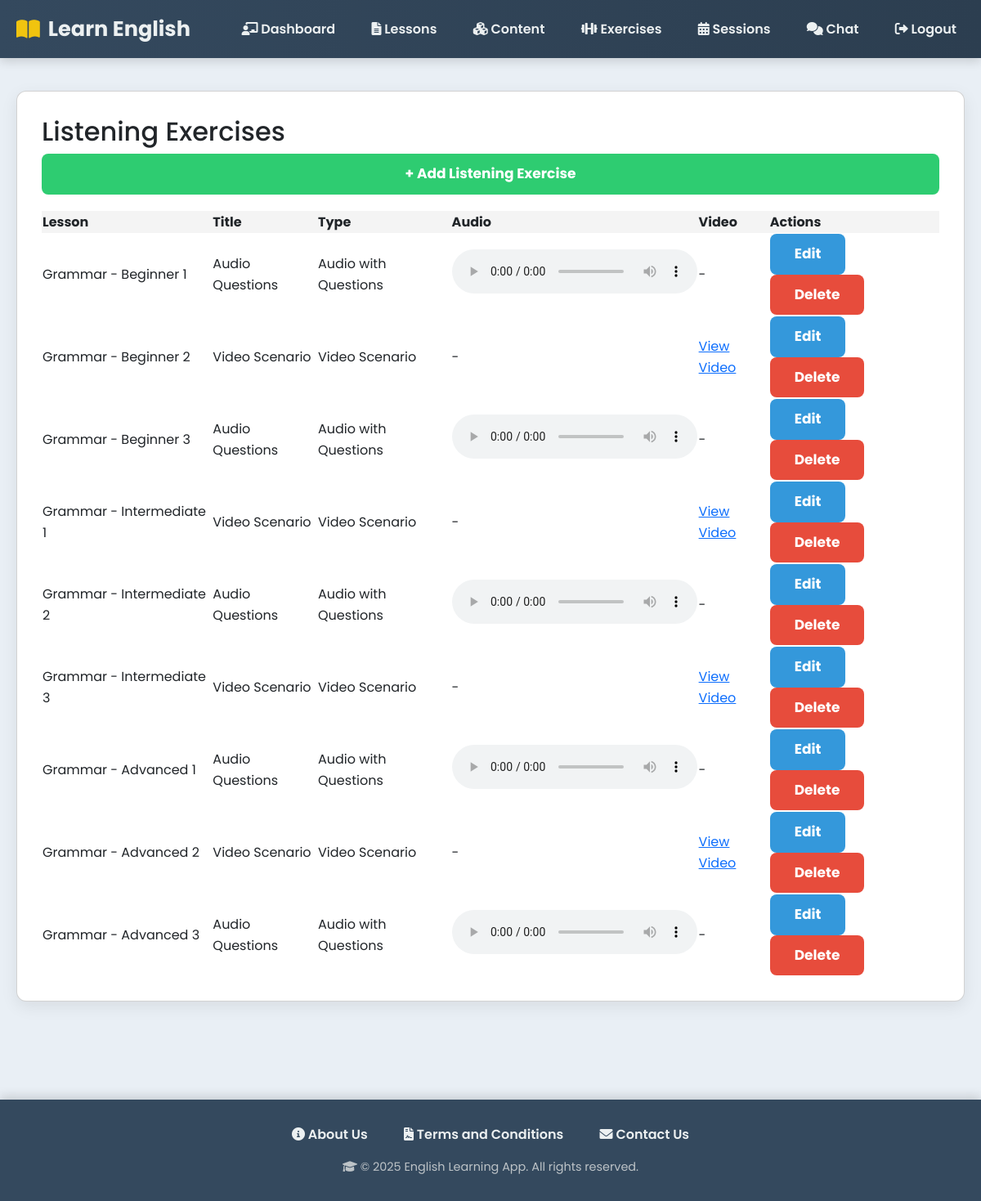
The app's page /teacher/listening-exercises/ (signed in) with its own data.
### myapp/models.py (models this page shows, shortened)
class ListeningExercise(models.Model):
    EXERCISE_TYPE_CHOICES = (
        ('audio_questions', 'Audio with Questions'),
        ('video_scenario', 'Video Scenario'),
    )
    lesson = models.ForeignKey(Lesson, on_delete=models.CASCADE, related_name="listening_exercises")
    title = models.CharField(max_length=200)
    description = models.TextField(blank=True, null=True)
    exercise_type = models.CharField(max_length=20, choices=EXERCISE_TYPE_CHOICES)
    audio_file = models.FileField(upload_to="listening_audio/", blank=True, null=True)
    video_file = models.URLField(blank=True, null=True, help_text="Paste video URL (e.g. YouTube/Vimeo link)")
    created_at = models.DateTimeField(auto_now_add=True)

class Lesson(models.Model):
    SKILL_LEVEL_CHOICES = [
        ("beginner", "Beginner"),
        ("intermediate", "Intermediate"),
        ("advanced", "Advanced"),
    ]
    CATEGORY_CHOICES = [
        ("grammar", "Grammar"),
        ("vocabulary", "Vocabulary"),
        ("listening", "Listening"),
        ("speaking", "Speaking"),
    ]
    title = models.CharField(max_length=200)
    description = models.TextField(blank=True)
    skill_level = models.CharField(max_length=20, choices=SKILL_LEVEL_CHOICES)
    category = models.CharField(max_length=20, choices=CATEGORY_CHOICES)
    created_by = models.ForeignKey(
        UserRegister,
        on_delete=models.SET_NULL,
        null=True,
        related_name="lessons_created"
    )
    created_at = models.DateTimeField(auto_now_add=True)

### myapp/views.py (the view)
# urls.py: path("teacher/listening-exercises/", views.listening_exercise_list, name="listening_exercise_list"),
def listening_exercise_list(request):
    if request.session.get("usertype") != "teacher":
        return redirect("login")
    exercises = ListeningExercise.objects.all()
    return render(request, "teacher/listening_exercise_list.html", {"exercises": exercises})

### templates/teacher/listening_exercise_list.html (shortened to what this page needs)
{% extends "base.html" %}
{% block content %}
<div class="card">
  <h2>Listening Exercises</h2>
  <a href="{% url 'listening_exercise_create' %}" class="btn btn-success">+ Add Listening Exercise</a>
  <table style="width:100%; margin-top:20px; border-collapse:collapse;">
    <thead>
      <tr style="background:#f4f4f4;">
        <th>Lesson</th>
        <th>Title</th>
        <th>Type</th>
        <th>Audio</th>
        <th>Video</th>
        <th>Actions</th>
      </tr>
    </thead>
    <tbody>
      {% for ex in exercises %}
      <tr>
        <td>{{ ex.lesson.title }}</td>
        <td>{{ ex.title }}</td>
        <td>{{ ex.get_exercise_type_display }}</td>
        <td>
          {% if ex.audio_file %}
            <audio controls src="{{ ex.audio_file.url }}"></audio>
          {% else %} - {% endif %}
        </td>
        <td>
          {% if ex.video_file %}
            <a href="{{ ex.video_file }}" target="_blank">View Video</a>
          {% else %} - {% endif %}
        </td>
        <td>
          <a href="{% url 'listening_exercise_update' ex.pk %}" class="btn">Edit</a>
          <a href="{% url 'listening_exercise_delete' ex.pk %}" class="btn btn-danger">Delete</a>
        </td>
      </tr>
      {% empty %}
      <tr><td colspan="6">No listening exercises yet.</td></tr>
      {% endfor %}
    </tbody>
  </table>
</div>
{% endblock %}

### templates/base.html (style rules this page uses)
body { font-family: 'Poppins', 'Segoe UI', Tahoma, Geneva, Verdana, sans-serif; margin: 0; padding: 0; background: #e9eff5; color: #2c3e50; line-height: 1.6; }
.card { background: #ffffff; padding: 30px; margin-bottom: 30px; border-radius: 12px; box-shadow: 0 6px 20px rgba(0,0,0,0.08); }
.btn { display: inline-block; padding: 12px 30px; background: #3498db; color: #fff; border: none; border-radius: 8px; text-decoration: none; cursor: pointer; font-size: 17px; font-weight: 700; transition: background 0.3s, transform 0.2s, box-shadow 0.3s; }
.btn-success { background: #2ecc71; }
.btn-danger { background: #e74c3c; }

### records on screen
ListeningExercise: lesson "Grammar - Beginner 1", title "Audio Questions", exercise_type "Audio with Questions"
ListeningExercise: lesson "Grammar - Beginner 2", title "Video Scenario", exercise_type "Video Scenario"
ListeningExercise: lesson "Grammar - Beginner 3", title "Audio Questions", exercise_type "Audio with Questions"
ListeningExercise: lesson "Grammar - Intermediate 1", title "Video Scenario", exercise_type "Video Scenario"
ListeningExercise: lesson "Grammar - Intermediate 2", title "Audio Questions", exercise_type "Audio with Questions"
ListeningExercise: lesson "Grammar - Intermediate 3", title "Video Scenario", exercise_type "Video Scenario"
ListeningExercise: lesson "Grammar - Advanced 1", title "Audio Questions", exercise_type "Audio with Questions"
ListeningExercise: lesson "Grammar - Advanced 2", title "Video Scenario", exercise_type "Video Scenario"
ListeningExercise: lesson "Grammar - Advanced 3", title "Audio Questions", exercise_type "Audio with Questions"
